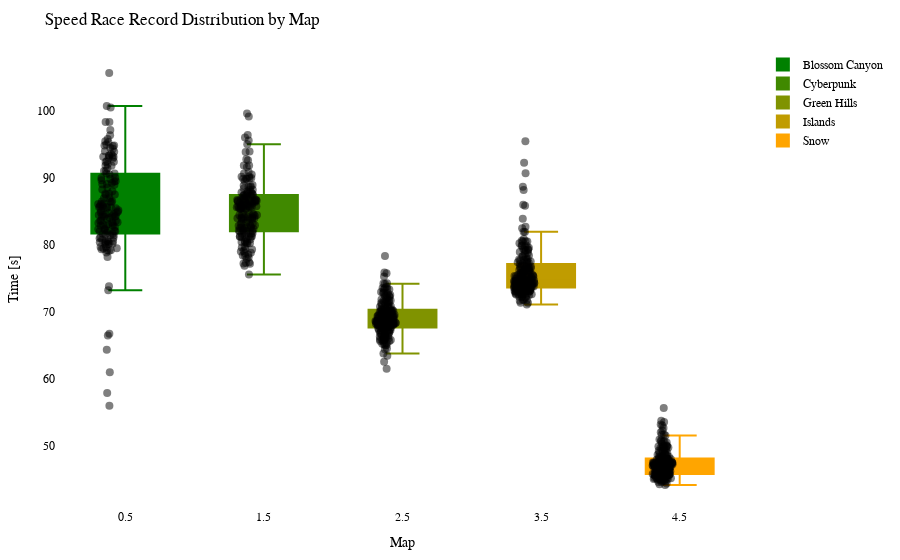

Here is the notebook cell this chart was saved with:
### Code cell
import plotly.graph_objects as go
import plotly.io as pio

df = getRecordsDataframe(minigame="Wettrennen")

# Calculate the offset for centering the data points
num_columns = len(df.columns)
offset = 0.5

# Create a Swarm plot using Plotly
fig = go.Figure()

cmap = LinearSegmentedColormap.from_list("green_orange", ["green", "orange"])
colors = [to_hex(cmap(i / (num_columns - 1))) for i in range(num_columns)]

for i, (column, color) in enumerate(zip(df.columns, colors)):
    x_values = [i + offset] * len(df[column])  # Adjust x-values with offset for horizontal centering
    fig.add_trace(go.Box(x=x_values,
                         y=df[column],
                         name=column,
                         boxpoints='all',
                         pointpos=-0.5,  # Adjust point position to prevent overlapping
                         marker=dict(color='rgba(0,0,0,0.5)', size=8),  # Adjust marker color and size
                         line=dict(color=color),
                         fillcolor=color,
                         hovertext=df_to_html.index,
                         hoverinfo='name+text+y',
                         showlegend=True))

fig.update_layout(title="Speed Race Record Distribution by Map",
                  xaxis=dict(title="Map"),
                  yaxis=dict(title="Time [s]"),
                  showlegend=True,
                  font=dict(family="Arial", size=12, color="black"),  # Customize font
                  plot_bgcolor="white",  # Set background color
                  margin=dict(l=50, r=50, t=50, b=50),  # Adjust margins for better layout
                  )


pio.show(fig)

pio.write_html(fig, "out/wettr_swarm_plot.html")

### Figure 1 — Plotly figure (JSON) as saved in the notebook; plotly's stock layout.template omitted (floating-point values rounded to 4 significant figures; data arrays with more than 128 entries replaced by an {"elided": "..."} marker saying what was removed)
{"data": [{"boxpoints": "all", "fillcolor": "#008000", "hoverinfo": "name+text+y", "hovertext": {"elided": "211 str values"}, "line": {"color": "#008000"}, "marker": {"color": "rgba(0,0,0,0.5)", "size": 8}, "name": "Blossom Canyon", "pointpos": -0.5, "showlegend": true, "type": "box", "x": {"elided": "211 float values"}, "y": {"elided": "211 float values"}}, {"boxpoints": "all", "fillcolor": "#408900", "hoverinfo": "name+text+y", "hovertext": {"elided": "211 str values"}, "line": {"color": "#408900"}, "marker": {"color": "rgba(0,0,0,0.5)", "size": 8}, "name": "Cyberpunk", "pointpos": -0.5, "showlegend": true, "type": "box", "x": {"elided": "211 float values"}, "y": {"elided": "211 float values"}}, {"boxpoints": "all", "fillcolor": "#809300", "hoverinfo": "name+text+y", "hovertext": {"elided": "211 str values"}, "line": {"color": "#809300"}, "marker": {"color": "rgba(0,0,0,0.5)", "size": 8}, "name": "Green Hills", "pointpos": -0.5, "showlegend": true, "type": "box", "x": {"elided": "211 float values"}, "y": {"elided": "211 float values"}}, {"boxpoints": "all", "fillcolor": "#c09c00", "hoverinfo": "name+text+y", "hovertext": {"elided": "211 str values"}, "line": {"color": "#c09c00"}, "marker": {"color": "rgba(0,0,0,0.5)", "size": 8}, "name": "Islands", "pointpos": -0.5, "showlegend": true, "type": "box", "x": {"elided": "211 float values"}, "y": {"elided": "211 float values"}}, {"boxpoints": "all", "fillcolor": "#ffa500", "hoverinfo": "name+text+y", "hovertext": {"elided": "211 str values"}, "line": {"color": "#ffa500"}, "marker": {"color": "rgba(0,0,0,0.5)", "size": 8}, "name": "Snow", "pointpos": -0.5, "showlegend": true, "type": "box", "x": {"elided": "211 float values"}, "y": {"elided": "211 float values"}}], "layout": {"font": {"color": "black", "family": "Arial", "size": 12}, "margin": {"b": 50, "l": 50, "r": 50, "t": 50}, "plot_bgcolor": "white", "showlegend": true, "title": {"text": "Speed Race Record Distribution by Map"}, "xaxis": {"title": {"text": "Map"}}, "yaxis": {"title": {"text": "Time [s]"}}}}
